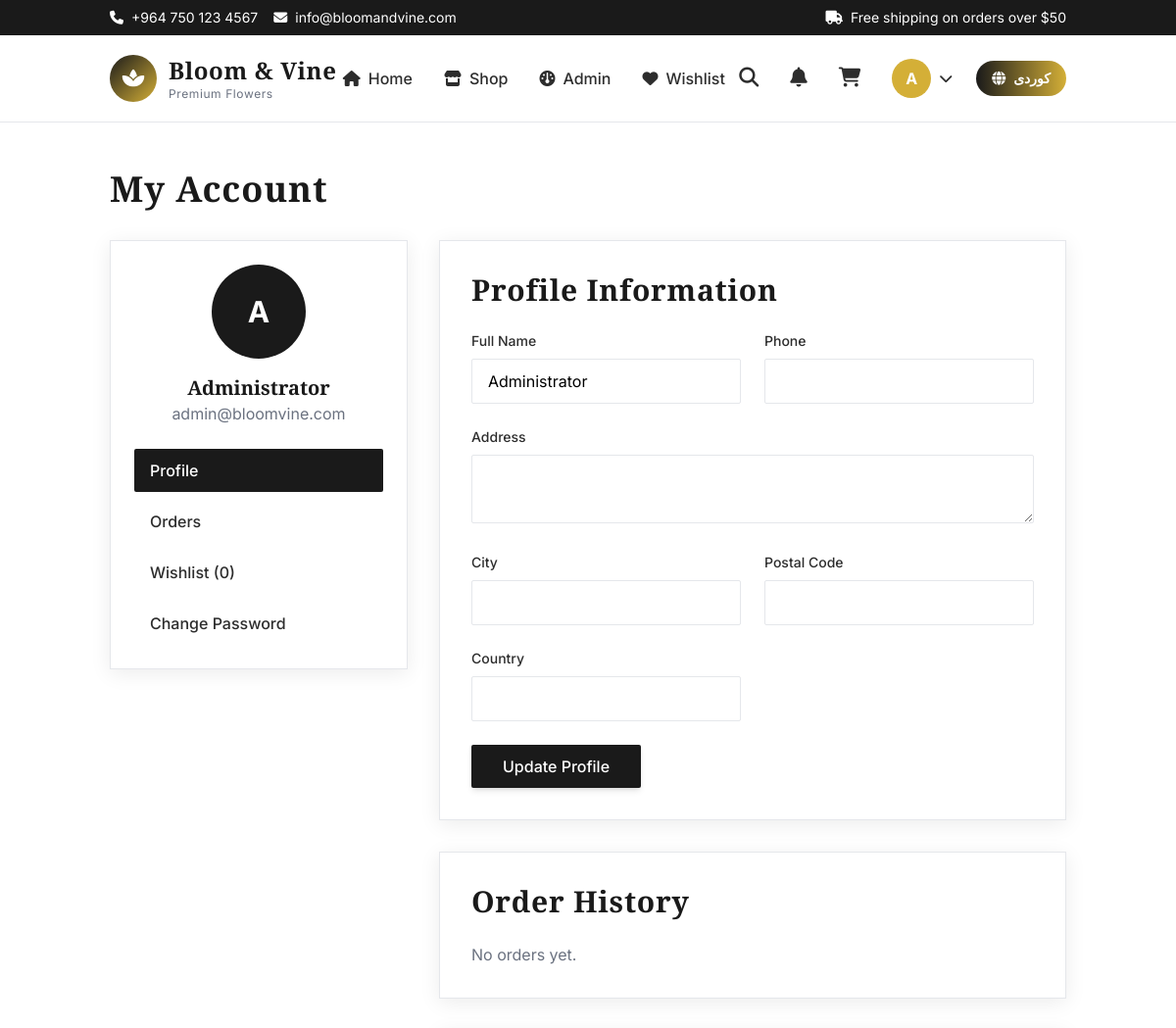
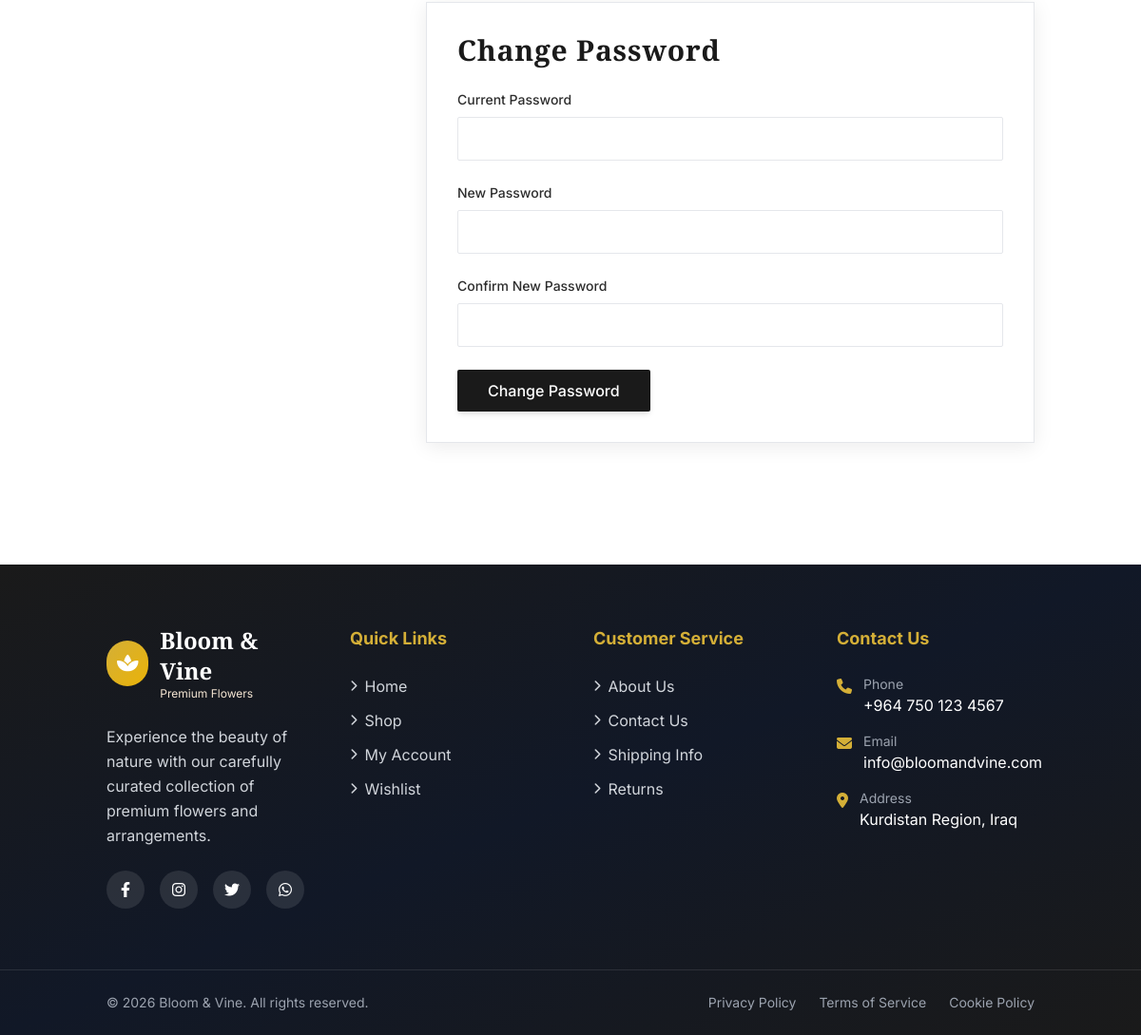
The app's page /account.php (signed in) with its own data (2 pictures, top to bottom).
### tables this page shows
CREATE TABLE IF NOT EXISTS `users` (
  `id` INT(11) UNSIGNED NOT NULL AUTO_INCREMENT,
  `full_name` VARCHAR(255) NOT NULL,
  `email` VARCHAR(255) NOT NULL,
  `password_hash` VARCHAR(255) NOT NULL,
  `phone` VARCHAR(20) DEFAULT NULL,
  `address` TEXT DEFAULT NULL,
  `city` VARCHAR(100) DEFAULT NULL,
  `postal_code` VARCHAR(20) DEFAULT NULL,
  `country` VARCHAR(100) DEFAULT NULL,
  `role` ENUM('super_admin', 'admin', 'customer') NOT NULL DEFAULT 'customer',
  `created_at` TIMESTAMP NOT NULL DEFAULT CURRENT_TIMESTAMP,
  PRIMARY KEY (`id`),
  UNIQUE KEY `email` (`email`),
  KEY `role` (`role`)
);

### src/functions.php (called while the page is built, shortened)
<?php
function e(?string $string, int $flags = ENT_QUOTES | ENT_HTML5): string {
    return htmlspecialchars($string, $flags, 'UTF-8');
}
function getCurrentLang(): string {
    return $_SESSION['lang'] ?? 'en';
}
function isRTL(): bool {
    return getCurrentLang() === 'ku';
}
function getHtmlDir(): string {
    return isRTL() ? 'rtl' : 'ltr';
}
function loadTranslations(): array {
    $lang = getCurrentLang();
    $translationFile = __DIR__ . "/translations/{$lang}.php";
    if (file_exists($translationFile)) {
        return require $translationFile;
    }
    return require __DIR__ . '/translations/en.php';
}
function t(string $key, array $replacements = []): string {
    static $translations = null;
    if ($translations === null) {
        $translations = loadTranslations();
    }
    $text = $translations[$key] ?? $key;
    return $text;
}
function getWishlistCount(): int {
    try {
        $pdo = getDB();
        $stmt = $pdo->prepare('SELECT COUNT(*) as count FROM wishlist WHERE user_id = :user_id');
        $stmt->execute(['user_id' => $_SESSION['user_id']]);
        $result = $stmt->fetch();
        return (int)($result['count'] ?? 0);
    } catch (PDOException $e) {
        error_log('Get wishlist count error: ' . $e->getMessage());
        return 0;
    }
}

### account.php (the view, shortened to what this page needs)
<?php
require_once __DIR__ . '/src/functions.php';
require_once __DIR__ . '/src/components.php';
$pdo = getDB();
$userId = (int)$_SESSION['user_id'];
$stmt = $pdo->prepare('SELECT * FROM users WHERE id = :id');
$stmt->execute(['id' => $userId]);
$user = $stmt->fetch();
$stmt = $pdo->prepare('SELECT * FROM orders WHERE user_id = :user_id ORDER BY order_date DESC LIMIT 10');
$stmt->execute(['user_id' => $userId]);
$orders = $stmt->fetchAll();
$lang = getCurrentLang();
$dir = getHtmlDir();
?>
<!DOCTYPE html>
<html lang="<?= e($lang) ?>" dir="<?= e($dir) ?>">
<head>
    <script src="https://cdn.tailwindcss.com"></script>
</head>
<body class="bg-white min-h-screen" style="font-family: 'Inter', 'Segoe UI', sans-serif;">
    <?php include __DIR__ . '/src/header.php'; ?>
    <div class="container mx-auto px-4 md:px-6 py-6 md:py-12">
        <h1 class="text-3xl md:text-4xl font-luxury font-bold text-luxury-primary mb-6 md:mb-8 tracking-wide"><?= e(t('nav_account')) ?></h1>
        <div class="grid grid-cols-1 lg:grid-cols-3 gap-6 md:gap-8">
            <div class="lg:col-span-1">
                <div class="bg-white border border-luxury-border shadow-luxury p-6 mb-6">
                    <div class="text-center mb-6">
                        <div class="w-20 h-20 md:w-24 md:h-24 bg-luxury-primary rounded-full flex items-center justify-center mx-auto mb-4">
                            <span class="text-white text-2xl md:text-3xl font-bold"><?= e(strtoupper(substr($user['full_name'], 0, 1))) ?></span>
                        </div>
                        <h2 class="text-lg md:text-xl font-luxury font-bold text-luxury-primary"><?= e($user['full_name']) ?></h2>
                        <p class="text-sm md:text-base text-luxury-textLight"><?= e($user['email']) ?></p>
                    </div>
                    <nav class="space-y-2">
                        <a href="#profile" class="block px-4 py-2.5 bg-luxury-primary text-white rounded-sm font-medium"><?= e(t('profile')) ?></a>
                        <a href="#orders" class="block px-4 py-2.5 text-luxury-text hover:bg-luxury-border rounded-sm transition-colors font-medium"><?= e(t('admin_orders')) ?></a>
                        <a href="wishlist.php" class="block px-4 py-2.5 text-luxury-text hover:bg-luxury-border rounded-sm transition-colors font-medium">
                            <?= e(t('nav_wishlist')) ?> (<?= e((string)$wishlistCount) ?>)
                        </a>
                        <a href="#password" class="block px-4 py-2.5 text-luxury-text hover:bg-luxury-border rounded-sm transition-colors font-medium"><?= e(t('change_password')) ?></a>
                    </nav>
                </div>
            </div>
            <div class="lg:col-span-2 space-y-6 md:space-y-8">
                <div id="profile" class="bg-white border border-luxury-border shadow-luxury p-6 md:p-8">
                    <h2 class="text-2xl md:text-3xl font-luxury font-bold text-luxury-primary mb-6 tracking-wide"><?= e(t('profile_info')) ?></h2>
                    <form method="POST" action="" class="space-y-5 md:space-y-6">
                        <div class="grid grid-cols-1 md:grid-cols-2 gap-4 md:gap-6">
                            <div>
                                <label class="block text-sm font-medium text-luxury-text mb-2"><?= e(t('full_name')) ?></label>
                                <input type="text" name="full_name" value="<?= e($user['full_name'] ?? '') ?>" required
                                       class="w-full px-4 py-2.5 border border-luxury-border rounded-sm focus:outline-none focus:ring-2 focus:ring-luxury-accent focus:border-luxury-accent">
                            </div>
                            <div>
                                <label class="block text-sm font-medium text-luxury-text mb-2"><?= e(t('phone')) ?></label>
                                <input type="tel" name="phone" value="<?= e($user['phone'] ?? '') ?>"
                                       class="w-full px-4 py-2.5 border border-luxury-border rounded-sm focus:outline-none focus:ring-2 focus:ring-luxury-accent focus:border-luxury-accent">
                            </div>
                            <div class="md:col-span-2">
                                <label class="block text-sm font-medium text-luxury-text mb-2"><?= e(t('address')) ?></label>
                                <textarea name="address" rows="2"
                                          class="w-full px-4 py-2.5 border border-luxury-border rounded-sm focus:outline-none focus:ring-2 focus:ring-luxury-accent focus:border-luxury-accent"><?= e($user['address'] ?? '') ?></textarea>
                            </div>
                            <div>
                                <label class="block text-sm font-medium text-luxury-text mb-2"><?= e(t('city')) ?></label>
                                <input type="text" name="city" value="<?= e($user['city'] ?? '') ?>"
                                       class="w-full px-4 py-2.5 border border-luxury-border rounded-sm focus:outline-none focus:ring-2 focus:ring-luxury-accent focus:border-luxury-accent">
                            </div>
                            <div>
                                <label class="block text-sm font-medium text-luxury-text mb-2"><?= e(t('postal_code')) ?></label>
                                <input type="text" name="postal_code" value="<?= e($user['postal_code'] ?? '') ?>"
                                       class="w-full px-4 py-2.5 border border-luxury-border rounded-sm focus:outline-none focus:ring-2 focus:ring-luxury-accent focus:border-luxury-accent">
                            </div>
                            <div>
                                <label class="block text-sm font-medium text-luxury-text mb-2"><?= e(t('country')) ?></label>
                                <input type="text" name="country" value="<?= e($user['country'] ?? '') ?>"
                                       class="w-full px-4 py-2.5 border border-luxury-border rounded-sm focus:outline-none focus:ring-2 focus:ring-luxury-accent focus:border-luxury-accent">
                            </div>
                        </div>
                        <button type="submit"
                                class="bg-luxury-primary text-white py-2.5 px-8 rounded-sm hover:bg-opacity-90 transition-all duration-300 font-medium shadow-md">
                            <?= e(t('update_profile')) ?>
                        </button>
                    </form>
                </div>
                <div id="orders" class="bg-white border border-luxury-border shadow-luxury p-6 md:p-8">
                    <h2 class="text-2xl md:text-3xl font-luxury font-bold text-luxury-primary mb-6 tracking-wide"><?= e(t('order_history')) ?></h2>
                    <?php if (empty($orders)): ?>
                        <p class="text-luxury-textLight"><?= e(t('no_orders_yet')) ?></p>
                    <?php endif; ?>
                </div>
                <div id="password" class="bg-white border border-luxury-border shadow-luxury p-6 md:p-8">
                    <h2 class="text-2xl md:text-3xl font-luxury font-bold text-luxury-primary mb-6 tracking-wide"><?= e(t('change_password')) ?></h2>
                    <form method="POST" action="" class="space-y-5 md:space-y-6">
                        <div>
                            <label class="block text-sm font-medium text-luxury-text mb-2"><?= e(t('current_password')) ?></label>
                            <input type="password" name="current_password" required
                                   class="w-full px-4 py-2.5 border border-luxury-border rounded-sm focus:outline-none focus:ring-2 focus:ring-luxury-accent focus:border-luxury-accent">
                        </div>
                        <div>
                            <label class="block text-sm font-medium text-luxury-text mb-2"><?= e(t('new_password')) ?></label>
                            <input type="password" name="new_password" required minlength="8"
                                   class="w-full px-4 py-2.5 border border-luxury-border rounded-sm focus:outline-none focus:ring-2 focus:ring-luxury-accent focus:border-luxury-accent">
                        </div>
                        <div>
                            <label class="block text-sm font-medium text-luxury-text mb-2"><?= e(t('confirm_new_password')) ?></label>
                            <input type="password" name="confirm_password" required minlength="8"
                                   class="w-full px-4 py-2.5 border border-luxury-border rounded-sm focus:outline-none focus:ring-2 focus:ring-luxury-accent focus:border-luxury-accent">
                        </div>
                        <button type="submit"
                                class="bg-luxury-primary text-white py-2.5 px-8 rounded-sm hover:bg-opacity-90 transition-all duration-300 font-medium shadow-md">
                            <?= e(t('change_password')) ?>
                        </button>
                    </form>
                </div>
            </div>
        </div>
    </div>
    <?= modernFooter() ?>
</body>
</html>

### records on screen
users: full_name "A", full_name "Administrator", email "admin@bloomvine.com"

### other values on screen
t('free_shipping_notice') "Free shipping on orders over $50"
t('premium_flowers') "Premium Flowers"
t('nav_home') "Home"
t('nav_shop') "Shop"
t('nav_admin') "Admin"
t('nav_wishlist') "Wishlist"
substr($_SESSION['full_name'] ?? 'U', 0, 1) "A"
t('nav_account') "My Account"
t('profile') "Profile"
t('admin_orders') "Orders"
$wishlistCount "0"
t('change_password') "Change Password"
t('profile_info') "Profile Information"
t('full_name') "Full Name"
t('phone') "Phone"
